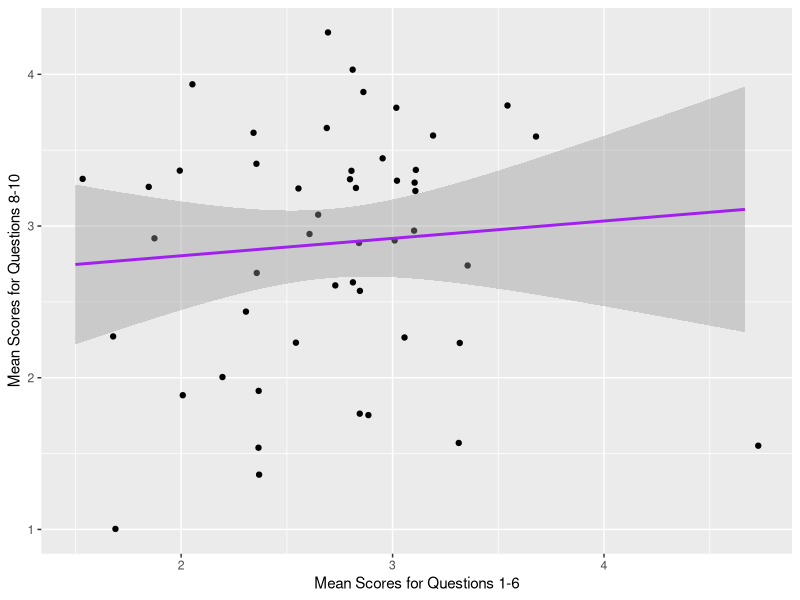

Write the R code that produced this figure.
## ---- chunk 1
#setwd(dirname(rstudioapi::getActiveDocumentContext()$path))
library(tidyverse)
## ---- chunk 2
week8_tbl <- read_csv ("../data/week3.csv") %>%
  mutate(timeStart = ymd_hms (timeStart)) %>%
  mutate(condition = factor(condition, 
                            levels = c("A", "B", "C"), 
                            labels = c("Block A", "Block B", "Control"))) %>%
  mutate(gender = factor(gender, 
                         levels = c("M", "F"), 
                         labels = c("Male", "Female"))) %>%
  mutate(q5 = 6 - q5)
## ---- chunk 3

#table showing q1-16
week8_tbl[, c(paste0("q", 1:6))]

#scatterplot
week8_tbl %>%
  ggplot(aes(x = rowMeans(select(., q1:q6)), y = rowMeans(select(., q8:q10)))) +
  geom_jitter() +
  geom_smooth(method = "lm", color = "purple") +
  xlab("Mean Scores for Questions 1-6") +
  ylab("Mean Scores for Questions 8-10")
## ---- chunk 4
correlation <- cor.test(rowMeans(week8_tbl[, c(paste0("q", 1:6))]),
                        rowMeans(week8_tbl[, c(paste0("q", 8:10))]))

correlation
## ---- chunk 5
week8_tbl %>%
  write_csv("week8_tbl_simple.csv") # I am not sure what the simplified/skinny version means. I have a vague memory of you saying it once but I cannot find it in my notes anywhere.
